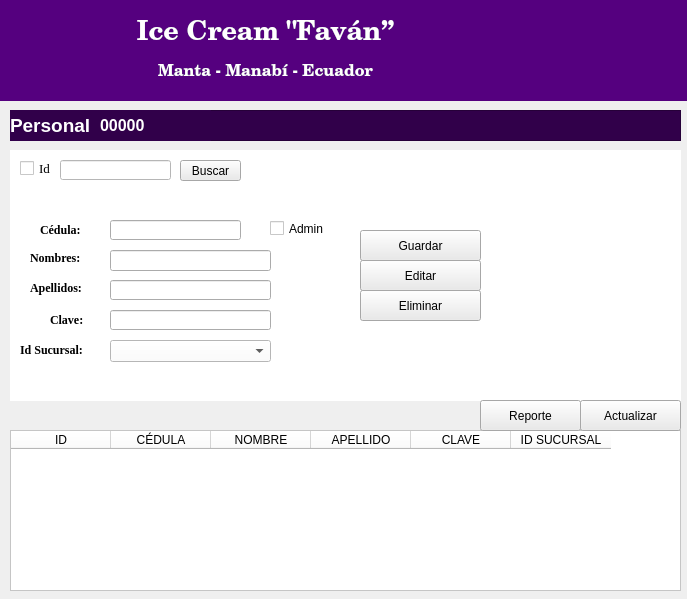
<?xml version="1.0" encoding="UTF-8"?>
<ui version="4.0">
 <class>Form</class>
 <widget class="QWidget" name="Form">
  <property name="geometry">
   <rect>
    <x>0</x>
    <y>0</y>
    <width>687</width>
    <height>599</height>
   </rect>
  </property>
  <property name="windowTitle">
   <string>PERSONAL</string>
  </property>
  <widget class="QLabel" name="label_2">
   <property name="geometry">
    <rect>
     <x>30</x>
     <y>250</y>
     <width>61</width>
     <height>16</height>
    </rect>
   </property>
   <property name="font">
    <font>
     <family>Georgia</family>
    </font>
   </property>
   <property name="text">
    <string>&lt;html&gt;&lt;head/&gt;&lt;body&gt;&lt;p&gt;&lt;span style=&quot; font-weight:600;&quot;&gt;Nombres:&lt;/span&gt;&lt;/p&gt;&lt;/body&gt;&lt;/html&gt;</string>
   </property>
  </widget>
  <widget class="QLabel" name="label_6">
   <property name="geometry">
    <rect>
     <x>40</x>
     <y>220</y>
     <width>61</width>
     <height>21</height>
    </rect>
   </property>
   <property name="font">
    <font>
     <family>Georgia</family>
    </font>
   </property>
   <property name="text">
    <string>&lt;html&gt;&lt;head/&gt;&lt;body&gt;&lt;p&gt;&lt;span style=&quot; font-weight:600;&quot;&gt;Cédula:&lt;/span&gt;&lt;/p&gt;&lt;/body&gt;&lt;/html&gt;</string>
   </property>
  </widget>
  <widget class="QLineEdit" name="lineEdit_3">
   <property name="geometry">
    <rect>
     <x>110</x>
     <y>250</y>
     <width>161</width>
     <height>21</height>
    </rect>
   </property>
  </widget>
  <widget class="QLabel" name="label_3">
   <property name="geometry">
    <rect>
     <x>30</x>
     <y>280</y>
     <width>71</width>
     <height>16</height>
    </rect>
   </property>
   <property name="font">
    <font>
     <family>Georgia</family>
    </font>
   </property>
   <property name="text">
    <string>&lt;html&gt;&lt;head/&gt;&lt;body&gt;&lt;p&gt;&lt;span style=&quot; font-weight:600;&quot;&gt;Apellidos:&lt;/span&gt;&lt;/p&gt;&lt;/body&gt;&lt;/html&gt;</string>
   </property>
  </widget>
  <widget class="QLineEdit" name="lineEdit_9">
   <property name="geometry">
    <rect>
     <x>110</x>
     <y>220</y>
     <width>131</width>
     <height>20</height>
    </rect>
   </property>
  </widget>
  <widget class="QLabel" name="label">
   <property name="geometry">
    <rect>
     <x>10</x>
     <y>110</y>
     <width>111</width>
     <height>31</height>
    </rect>
   </property>
   <property name="styleSheet">
    <string notr="true">background-color: rgb(49, 0, 74);</string>
   </property>
   <property name="text">
    <string>&lt;html&gt;&lt;head/&gt;&lt;body&gt;&lt;p&gt;&lt;span style=&quot; font-size:14pt; font-weight:600; color:#ffffff;&quot;&gt;Personal&lt;/span&gt;&lt;/p&gt;&lt;/body&gt;&lt;/html&gt;</string>
   </property>
  </widget>
  <widget class="QTextBrowser" name="textBrowser_2">
   <property name="geometry">
    <rect>
     <x>10</x>
     <y>110</y>
     <width>671</width>
     <height>31</height>
    </rect>
   </property>
   <property name="styleSheet">
    <string notr="true">background-color: rgb(49, 0, 74);</string>
   </property>
  </widget>
  <widget class="QWidget" name="widget_2" native="true">
   <property name="geometry">
    <rect>
     <x>10</x>
     <y>150</y>
     <width>671</width>
     <height>251</height>
    </rect>
   </property>
   <property name="styleSheet">
    <string notr="true">background-color: rgb(255, 255, 255);</string>
   </property>
   <widget class="QPushButton" name="pushButton_4">
    <property name="geometry">
     <rect>
      <x>350</x>
      <y>140</y>
      <width>121</width>
      <height>31</height>
     </rect>
    </property>
    <property name="styleSheet">
     <string notr="true">background-color: rgb(234, 234, 234);</string>
    </property>
    <property name="text">
     <string>Eliminar</string>
    </property>
   </widget>
   <widget class="QPushButton" name="pushButton">
    <property name="geometry">
     <rect>
      <x>350</x>
      <y>80</y>
      <width>121</width>
      <height>31</height>
     </rect>
    </property>
    <property name="styleSheet">
     <string notr="true">background-color: rgb(234, 234, 234);</string>
    </property>
    <property name="text">
     <string>Guardar</string>
    </property>
   </widget>
   <widget class="QPushButton" name="pushButton_3">
    <property name="geometry">
     <rect>
      <x>350</x>
      <y>110</y>
      <width>121</width>
      <height>31</height>
     </rect>
    </property>
    <property name="styleSheet">
     <string notr="true">background-color: rgb(234, 234, 234);</string>
    </property>
    <property name="text">
     <string>Editar</string>
    </property>
   </widget>
   <widget class="QPushButton" name="pushButton_6">
    <property name="geometry">
     <rect>
      <x>170</x>
      <y>10</y>
      <width>61</width>
      <height>21</height>
     </rect>
    </property>
    <property name="styleSheet">
     <string notr="true">background-color: rgb(234, 234, 234);</string>
    </property>
    <property name="text">
     <string>Buscar</string>
    </property>
   </widget>
   <widget class="QCheckBox" name="checkBox">
    <property name="geometry">
     <rect>
      <x>10</x>
      <y>10</y>
      <width>31</width>
      <height>17</height>
     </rect>
    </property>
    <property name="font">
     <font>
      <family>Georgia</family>
      <pointsize>10</pointsize>
      <weight>9</weight>
      <italic>false</italic>
      <bold>false</bold>
     </font>
    </property>
    <property name="whatsThis">
     <string/>
    </property>
    <property name="styleSheet">
     <string notr="true">font: 75 10pt &quot;Georgia&quot;;</string>
    </property>
    <property name="text">
     <string>Id</string>
    </property>
   </widget>
   <widget class="QLabel" name="label_8">
    <property name="geometry">
     <rect>
      <x>10</x>
      <y>190</y>
      <width>81</width>
      <height>21</height>
     </rect>
    </property>
    <property name="font">
     <font>
      <family>Georgia</family>
     </font>
    </property>
    <property name="text">
     <string>&lt;html&gt;&lt;head/&gt;&lt;body&gt;&lt;p&gt;&lt;span style=&quot; font-weight:600;&quot;&gt;Id Sucursal:&lt;/span&gt;&lt;/p&gt;&lt;/body&gt;&lt;/html&gt;</string>
    </property>
   </widget>
   <widget class="QLabel" name="label_7">
    <property name="geometry">
     <rect>
      <x>40</x>
      <y>160</y>
      <width>41</width>
      <height>21</height>
     </rect>
    </property>
    <property name="font">
     <font>
      <family>Georgia</family>
     </font>
    </property>
    <property name="text">
     <string>&lt;html&gt;&lt;head/&gt;&lt;body&gt;&lt;p&gt;&lt;span style=&quot; font-weight:600;&quot;&gt;Clave:&lt;/span&gt;&lt;/p&gt;&lt;/body&gt;&lt;/html&gt;</string>
    </property>
   </widget>
   <widget class="QLineEdit" name="lineEdit_6">
    <property name="geometry">
     <rect>
      <x>50</x>
      <y>10</y>
      <width>111</width>
      <height>20</height>
     </rect>
    </property>
   </widget>
   <widget class="QComboBox" name="comboBox">
    <property name="geometry">
     <rect>
      <x>100</x>
      <y>190</y>
      <width>161</width>
      <height>22</height>
     </rect>
    </property>
   </widget>
   <widget class="QCheckBox" name="checkBox_2">
    <property name="geometry">
     <rect>
      <x>260</x>
      <y>70</y>
      <width>70</width>
      <height>17</height>
     </rect>
    </property>
    <property name="whatsThis">
     <string>&lt;html&gt;&lt;head/&gt;&lt;body&gt;&lt;p&gt;&lt;span style=&quot; font-size:10pt; font-weight:600;&quot;&gt;Admin&lt;/span&gt;&lt;/p&gt;&lt;/body&gt;&lt;/html&gt;</string>
    </property>
    <property name="styleSheet">
     <string notr="true">font: 10pt &quot;MS Shell Dlg 2&quot;;</string>
    </property>
    <property name="text">
     <string>Admin</string>
    </property>
   </widget>
  </widget>
  <widget class="QLineEdit" name="lineEdit_5">
   <property name="geometry">
    <rect>
     <x>110</x>
     <y>280</y>
     <width>161</width>
     <height>20</height>
    </rect>
   </property>
  </widget>
  <widget class="QLineEdit" name="lineEdit_8">
   <property name="geometry">
    <rect>
     <x>110</x>
     <y>310</y>
     <width>161</width>
     <height>20</height>
    </rect>
   </property>
  </widget>
  <widget class="QWidget" name="widget_4" native="true">
   <property name="geometry">
    <rect>
     <x>-10</x>
     <y>0</y>
     <width>721</width>
     <height>101</height>
    </rect>
   </property>
   <property name="styleSheet">
    <string notr="true">background-color: rgb(85, 0, 127);</string>
   </property>
   <widget class="QLabel" name="label_16">
    <property name="geometry">
     <rect>
      <x>140</x>
      <y>20</y>
      <width>271</width>
      <height>61</height>
     </rect>
    </property>
    <property name="font">
     <font>
      <family>Century Schoolbook</family>
      <pointsize>14</pointsize>
     </font>
    </property>
    <property name="styleSheet">
     <string notr="true">border-color: rgb(255, 255, 255);</string>
    </property>
    <property name="text">
     <string>&lt;html&gt;&lt;head/&gt;&lt;body&gt;&lt;p align=&quot;center&quot;&gt;&lt;span style=&quot; font-size:20pt; font-weight:600; color:#ffffff;&quot;&gt;Ice Cream &amp;quot;Faván”&lt;/span&gt;&lt;/p&gt;&lt;p align=&quot;center&quot;&gt;&lt;span style=&quot; font-size:12pt; font-weight:600; color:#ffffff;&quot;&gt;Manta - Manabí - Ecuador&lt;/span&gt;&lt;/p&gt;&lt;/body&gt;&lt;/html&gt;</string>
    </property>
   </widget>
  </widget>
  <widget class="QTableWidget" name="tableWidget">
   <property name="geometry">
    <rect>
     <x>10</x>
     <y>430</y>
     <width>671</width>
     <height>161</height>
    </rect>
   </property>
   <property name="maximumSize">
    <size>
     <width>731</width>
     <height>192</height>
    </size>
   </property>
   <property name="styleSheet">
    <string notr="true">background-color: rgb(255, 255, 255);</string>
   </property>
   <column>
    <property name="text">
     <string>ID</string>
    </property>
   </column>
   <column>
    <property name="text">
     <string>CÉDULA</string>
    </property>
   </column>
   <column>
    <property name="text">
     <string>NOMBRE</string>
    </property>
   </column>
   <column>
    <property name="text">
     <string>APELLIDO</string>
    </property>
   </column>
   <column>
    <property name="text">
     <string>CLAVE</string>
    </property>
   </column>
   <column>
    <property name="text">
     <string>ID SUCURSAL</string>
    </property>
   </column>
  </widget>
  <widget class="QPushButton" name="pushButton_5">
   <property name="geometry">
    <rect>
     <x>580</x>
     <y>400</y>
     <width>101</width>
     <height>31</height>
    </rect>
   </property>
   <property name="styleSheet">
    <string notr="true">background-color: rgb(234, 234, 234);</string>
   </property>
   <property name="text">
    <string>Actualizar</string>
   </property>
  </widget>
  <widget class="QPushButton" name="pushButton_2">
   <property name="geometry">
    <rect>
     <x>480</x>
     <y>400</y>
     <width>101</width>
     <height>31</height>
    </rect>
   </property>
   <property name="styleSheet">
    <string notr="true">background-color: rgb(234, 234, 234);</string>
   </property>
   <property name="text">
    <string>Reporte</string>
   </property>
  </widget>
  <widget class="QLabel" name="label_10">
   <property name="geometry">
    <rect>
     <x>100</x>
     <y>110</y>
     <width>111</width>
     <height>31</height>
    </rect>
   </property>
   <property name="font">
    <font>
     <family>MS Shell Dlg 2</family>
     <pointsize>12</pointsize>
     <weight>50</weight>
     <italic>false</italic>
     <bold>false</bold>
    </font>
   </property>
   <property name="styleSheet">
    <string notr="true">background-color: rgb(49, 0, 74);
font: 12pt &quot;MS Shell Dlg 2&quot;;

color: rgb(255, 255, 255);</string>
   </property>
   <property name="text">
    <string>&lt;html&gt;&lt;head/&gt;&lt;body&gt;&lt;p&gt;&lt;span style=&quot; font-weight:600;&quot;&gt;00000&lt;/span&gt;&lt;/p&gt;&lt;/body&gt;&lt;/html&gt;</string>
   </property>
  </widget>
  <zorder>textBrowser_2</zorder>
  <zorder>widget_2</zorder>
  <zorder>label_2</zorder>
  <zorder>label_6</zorder>
  <zorder>lineEdit_3</zorder>
  <zorder>label_3</zorder>
  <zorder>lineEdit_9</zorder>
  <zorder>label</zorder>
  <zorder>lineEdit_5</zorder>
  <zorder>lineEdit_8</zorder>
  <zorder>widget_4</zorder>
  <zorder>tableWidget</zorder>
  <zorder>pushButton_5</zorder>
  <zorder>pushButton_2</zorder>
  <zorder>label_10</zorder>
 </widget>
 <resources/>
 <connections/>
</ui>
